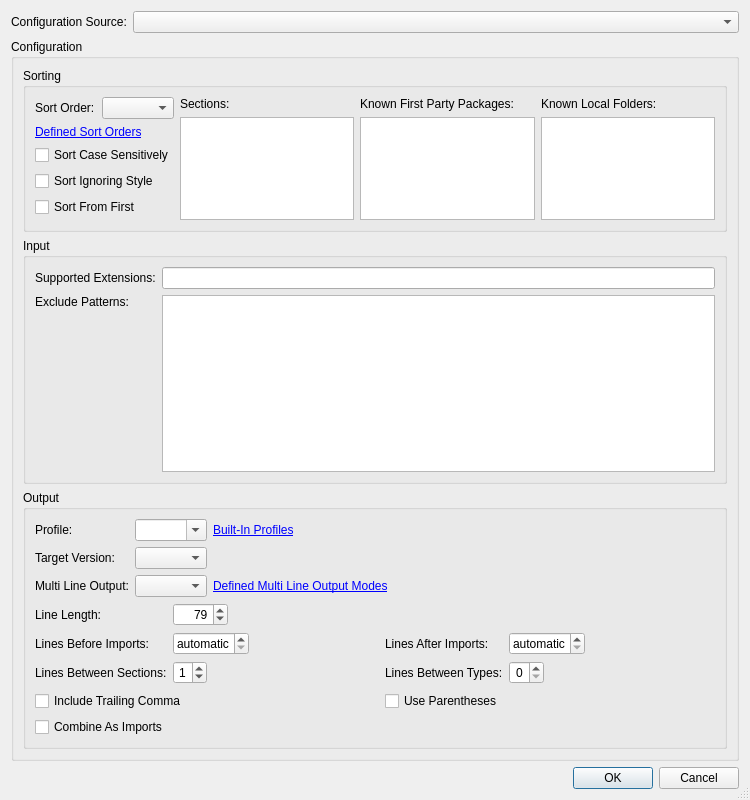
<?xml version="1.0" encoding="UTF-8"?>
<ui version="4.0">
 <class>IsortConfigurationDialog</class>
 <widget class="QDialog" name="IsortConfigurationDialog">
  <property name="geometry">
   <rect>
    <x>0</x>
    <y>0</y>
    <width>750</width>
    <height>800</height>
   </rect>
  </property>
  <property name="windowTitle">
   <string>isort Configuration</string>
  </property>
  <property name="sizeGripEnabled">
   <bool>true</bool>
  </property>
  <layout class="QVBoxLayout" name="verticalLayout_4">
   <item>
    <layout class="QHBoxLayout" name="horizontalLayout_3">
     <item>
      <widget class="QLabel" name="label">
       <property name="text">
        <string>Configuration Source:</string>
       </property>
      </widget>
     </item>
     <item>
      <widget class="QComboBox" name="sourceComboBox">
       <property name="sizePolicy">
        <sizepolicy hsizetype="Expanding" vsizetype="Fixed">
         <horstretch>0</horstretch>
         <verstretch>0</verstretch>
        </sizepolicy>
       </property>
       <property name="toolTip">
        <string>Select the configuration source.</string>
       </property>
      </widget>
     </item>
    </layout>
   </item>
   <item>
    <widget class="QGroupBox" name="configurationGroup">
     <property name="title">
      <string>Configuration</string>
     </property>
     <layout class="QVBoxLayout" name="verticalLayout_2">
      <item>
       <widget class="QGroupBox" name="groupBox_2">
        <property name="sizePolicy">
         <sizepolicy hsizetype="Preferred" vsizetype="Preferred">
          <horstretch>0</horstretch>
          <verstretch>2</verstretch>
         </sizepolicy>
        </property>
        <property name="title">
         <string>Sorting</string>
        </property>
        <layout class="QHBoxLayout" name="horizontalLayout_2">
         <item>
          <layout class="QVBoxLayout" name="verticalLayout_3">
           <item>
            <layout class="QHBoxLayout" name="horizontalLayout">
             <item>
              <widget class="QLabel" name="label_14">
               <property name="text">
                <string>Sort Order:</string>
               </property>
              </widget>
             </item>
             <item>
              <widget class="QComboBox" name="sortOrderComboBox">
               <property name="toolTip">
                <string>Select the sort order (empty for default).</string>
               </property>
              </widget>
             </item>
            </layout>
           </item>
           <item>
            <widget class="QLabel" name="label_15">
             <property name="sizePolicy">
              <sizepolicy hsizetype="Expanding" vsizetype="Preferred">
               <horstretch>0</horstretch>
               <verstretch>0</verstretch>
              </sizepolicy>
             </property>
             <property name="text">
              <string>&lt;a href=&quot;https://pycqa.github.io/isort/docs/configuration/options.html#sort-order&quot;&gt;Defined Sort Orders&lt;/a&gt;</string>
             </property>
             <property name="openExternalLinks">
              <bool>true</bool>
             </property>
            </widget>
           </item>
           <item>
            <widget class="QCheckBox" name="sortCaseSensitiveCheckBox">
             <property name="toolTip">
              <string>Select to sort imports observing the case.</string>
             </property>
             <property name="text">
              <string>Sort Case Sensitively</string>
             </property>
            </widget>
           </item>
           <item>
            <widget class="QCheckBox" name="sortIgnoreStyleCheckBox">
             <property name="toolTip">
              <string>Select to sort the imports by module, independent of import style</string>
             </property>
             <property name="text">
              <string>Sort Ignoring Style</string>
             </property>
            </widget>
           </item>
           <item>
            <widget class="QCheckBox" name="sortFromFirstCheckBox">
             <property name="toolTip">
              <string>Select to place from imports first then straight ones</string>
             </property>
             <property name="text">
              <string>Sort From First</string>
             </property>
            </widget>
           </item>
           <item>
            <spacer name="verticalSpacer">
             <property name="orientation">
              <enum>Qt::Orientation::Vertical</enum>
             </property>
             <property name="sizeHint" stdset="0">
              <size>
               <width>20</width>
               <height>13</height>
              </size>
             </property>
            </spacer>
           </item>
          </layout>
         </item>
         <item>
          <layout class="QGridLayout" name="gridLayout">
           <item row="0" column="0">
            <widget class="QLabel" name="label_10">
             <property name="text">
              <string>Sections:</string>
             </property>
             <property name="alignment">
              <set>Qt::AlignmentFlag::AlignLeading|Qt::AlignmentFlag::AlignLeft|Qt::AlignmentFlag::AlignTop</set>
             </property>
            </widget>
           </item>
           <item row="0" column="1">
            <widget class="QLabel" name="label_17">
             <property name="text">
              <string>Known First Party Packages:</string>
             </property>
            </widget>
           </item>
           <item row="0" column="2">
            <widget class="QLabel" name="label_18">
             <property name="text">
              <string>Known Local Folders:</string>
             </property>
            </widget>
           </item>
           <item row="1" column="0">
            <widget class="QPlainTextEdit" name="sectionsEdit">
             <property name="toolTip">
              <string>Enter the order of sections (one per line).</string>
             </property>
            </widget>
           </item>
           <item row="1" column="1">
            <widget class="QPlainTextEdit" name="firstPartyEdit">
             <property name="toolTip">
              <string>Enter the known first party package names (one per line).</string>
             </property>
            </widget>
           </item>
           <item row="1" column="2">
            <widget class="QPlainTextEdit" name="localFoldersEdit">
             <property name="toolTip">
              <string>Enter the known names of local packages (one per line).</string>
             </property>
            </widget>
           </item>
          </layout>
         </item>
        </layout>
       </widget>
      </item>
      <item>
       <widget class="QGroupBox" name="groupBox_3">
        <property name="sizePolicy">
         <sizepolicy hsizetype="Preferred" vsizetype="Preferred">
          <horstretch>0</horstretch>
          <verstretch>3</verstretch>
         </sizepolicy>
        </property>
        <property name="title">
         <string>Input</string>
        </property>
        <layout class="QGridLayout" name="gridLayout_5">
         <item row="0" column="0">
          <widget class="QLabel" name="label_16">
           <property name="text">
            <string>Supported Extensions:</string>
           </property>
          </widget>
         </item>
         <item row="0" column="1">
          <widget class="QLineEdit" name="extensionsEdit">
           <property name="toolTip">
            <string>Enter the supported extensions separated by space (empty for default).</string>
           </property>
           <property name="clearButtonEnabled">
            <bool>true</bool>
           </property>
          </widget>
         </item>
         <item row="1" column="0">
          <widget class="QLabel" name="label_11">
           <property name="text">
            <string>Exclude Patterns:</string>
           </property>
           <property name="alignment">
            <set>Qt::AlignmentFlag::AlignLeading|Qt::AlignmentFlag::AlignLeft|Qt::AlignmentFlag::AlignTop</set>
           </property>
          </widget>
         </item>
         <item row="1" column="1">
          <widget class="QPlainTextEdit" name="excludeEdit">
           <property name="toolTip">
            <string>Enter glob patterns for files to be skipped.</string>
           </property>
          </widget>
         </item>
        </layout>
       </widget>
      </item>
      <item>
       <widget class="QGroupBox" name="groupBox">
        <property name="title">
         <string>Output</string>
        </property>
        <layout class="QVBoxLayout" name="verticalLayout">
         <item>
          <layout class="QGridLayout" name="gridLayout_4">
           <item row="2" column="1">
            <widget class="QComboBox" name="multiLineComboBox">
             <property name="toolTip">
              <string>Select the type of multi line import statements (see isort documentation).</string>
             </property>
            </widget>
           </item>
           <item row="0" column="1">
            <widget class="QComboBox" name="profileComboBox">
             <property name="toolTip">
              <string>Enter a profile to be used (empty for none) (see isort documentation).</string>
             </property>
             <property name="editable">
              <bool>true</bool>
             </property>
            </widget>
           </item>
           <item row="1" column="0">
            <widget class="QLabel" name="label_3">
             <property name="text">
              <string>Target Version:</string>
             </property>
            </widget>
           </item>
           <item row="1" column="1">
            <widget class="QComboBox" name="pythonComboBox">
             <property name="toolTip">
              <string>Select the target Python version.</string>
             </property>
            </widget>
           </item>
           <item row="0" column="2">
            <widget class="QLabel" name="label_13">
             <property name="sizePolicy">
              <sizepolicy hsizetype="Expanding" vsizetype="Preferred">
               <horstretch>0</horstretch>
               <verstretch>0</verstretch>
              </sizepolicy>
             </property>
             <property name="text">
              <string>&lt;a href=&quot;https://pycqa.github.io/isort/docs/configuration/profiles.html&quot;&gt;Built-In Profiles&lt;/a&gt;</string>
             </property>
             <property name="openExternalLinks">
              <bool>true</bool>
             </property>
            </widget>
           </item>
           <item row="2" column="0">
            <widget class="QLabel" name="label_4">
             <property name="text">
              <string>Multi Line Output:</string>
             </property>
            </widget>
           </item>
           <item row="1" column="2">
            <spacer name="horizontalSpacer">
             <property name="orientation">
              <enum>Qt::Orientation::Horizontal</enum>
             </property>
             <property name="sizeHint" stdset="0">
              <size>
               <width>198</width>
               <height>20</height>
              </size>
             </property>
            </spacer>
           </item>
           <item row="0" column="0">
            <widget class="QLabel" name="label_2">
             <property name="text">
              <string>Profile:</string>
             </property>
            </widget>
           </item>
           <item row="2" column="2">
            <widget class="QLabel" name="label_12">
             <property name="sizePolicy">
              <sizepolicy hsizetype="Expanding" vsizetype="Preferred">
               <horstretch>0</horstretch>
               <verstretch>0</verstretch>
              </sizepolicy>
             </property>
             <property name="text">
              <string>&lt;a href=&quot;https://pycqa.github.io/isort/docs/configuration/multi_line_output_modes.html&quot;&gt;Defined Multi Line Output Modes&lt;/a&gt;</string>
             </property>
             <property name="openExternalLinks">
              <bool>true</bool>
             </property>
            </widget>
           </item>
          </layout>
         </item>
         <item>
          <layout class="QGridLayout" name="gridLayout_3">
           <item row="0" column="0">
            <widget class="QLabel" name="label_5">
             <property name="text">
              <string>Line Length:</string>
             </property>
            </widget>
           </item>
           <item row="0" column="1" colspan="2">
            <widget class="QSpinBox" name="lineLengthSpinBox">
             <property name="toolTip">
              <string>Enter the allowed maximum line length.</string>
             </property>
             <property name="alignment">
              <set>Qt::AlignmentFlag::AlignRight|Qt::AlignmentFlag::AlignTrailing|Qt::AlignmentFlag::AlignVCenter</set>
             </property>
             <property name="minimum">
              <number>70</number>
             </property>
             <property name="maximum">
              <number>120</number>
             </property>
             <property name="value">
              <number>79</number>
             </property>
            </widget>
           </item>
           <item row="0" column="3" colspan="6">
            <spacer name="horizontalSpacer_2">
             <property name="orientation">
              <enum>Qt::Orientation::Horizontal</enum>
             </property>
             <property name="sizeHint" stdset="0">
              <size>
               <width>388</width>
               <height>17</height>
              </size>
             </property>
            </spacer>
           </item>
           <item row="1" column="0">
            <widget class="QLabel" name="label_6">
             <property name="text">
              <string>Lines Before Imports:</string>
             </property>
            </widget>
           </item>
           <item row="1" column="1" colspan="3">
            <widget class="QSpinBox" name="linesBeforeImportsSpinBox">
             <property name="toolTip">
              <string>Enter the number of lines before import statements.</string>
             </property>
             <property name="alignment">
              <set>Qt::AlignmentFlag::AlignRight|Qt::AlignmentFlag::AlignTrailing|Qt::AlignmentFlag::AlignVCenter</set>
             </property>
             <property name="specialValueText">
              <string>automatic</string>
             </property>
             <property name="minimum">
              <number>-1</number>
             </property>
             <property name="maximum">
              <number>5</number>
             </property>
             <property name="value">
              <number>-1</number>
             </property>
            </widget>
           </item>
           <item row="1" column="4">
            <spacer name="horizontalSpacer_7">
             <property name="orientation">
              <enum>Qt::Orientation::Horizontal</enum>
             </property>
             <property name="sizeHint" stdset="0">
              <size>
               <width>40</width>
               <height>20</height>
              </size>
             </property>
            </spacer>
           </item>
           <item row="1" column="5">
            <widget class="QLabel" name="label_7">
             <property name="text">
              <string>Lines After Imports:</string>
             </property>
            </widget>
           </item>
           <item row="1" column="6" colspan="2">
            <widget class="QSpinBox" name="linesAfterImportsSpinBox">
             <property name="toolTip">
              <string>Enter the number of lines after import statements.</string>
             </property>
             <property name="alignment">
              <set>Qt::AlignmentFlag::AlignRight|Qt::AlignmentFlag::AlignTrailing|Qt::AlignmentFlag::AlignVCenter</set>
             </property>
             <property name="specialValueText">
              <string>automatic</string>
             </property>
             <property name="minimum">
              <number>-1</number>
             </property>
             <property name="maximum">
              <number>120</number>
             </property>
             <property name="value">
              <number>-1</number>
             </property>
            </widget>
           </item>
           <item row="1" column="8">
            <spacer name="horizontalSpacer_8">
             <property name="orientation">
              <enum>Qt::Orientation::Horizontal</enum>
             </property>
             <property name="sizeHint" stdset="0">
              <size>
               <width>40</width>
               <height>20</height>
              </size>
             </property>
            </spacer>
           </item>
           <item row="2" column="0">
            <widget class="QLabel" name="label_8">
             <property name="text">
              <string>Lines Between Sections:</string>
             </property>
            </widget>
           </item>
           <item row="2" column="1">
            <widget class="QSpinBox" name="linesBetweenSectionsSpinBox">
             <property name="toolTip">
              <string>Enter the number of lines between import sections.</string>
             </property>
             <property name="alignment">
              <set>Qt::AlignmentFlag::AlignRight|Qt::AlignmentFlag::AlignTrailing|Qt::AlignmentFlag::AlignVCenter</set>
             </property>
             <property name="minimum">
              <number>0</number>
             </property>
             <property name="maximum">
              <number>5</number>
             </property>
             <property name="value">
              <number>1</number>
             </property>
            </widget>
           </item>
           <item row="2" column="2" colspan="3">
            <spacer name="horizontalSpacer_9">
             <property name="orientation">
              <enum>Qt::Orientation::Horizontal</enum>
             </property>
             <property name="sizeHint" stdset="0">
              <size>
               <width>88</width>
               <height>20</height>
              </size>
             </property>
            </spacer>
           </item>
           <item row="2" column="5">
            <widget class="QLabel" name="label_9">
             <property name="text">
              <string>Lines Between Types:</string>
             </property>
            </widget>
           </item>
           <item row="2" column="6">
            <widget class="QSpinBox" name="linesBetweenTypesSpinBox">
             <property name="toolTip">
              <string>Enter the number of lines between import types.</string>
             </property>
             <property name="alignment">
              <set>Qt::AlignmentFlag::AlignRight|Qt::AlignmentFlag::AlignTrailing|Qt::AlignmentFlag::AlignVCenter</set>
             </property>
             <property name="minimum">
              <number>0</number>
             </property>
             <property name="maximum">
              <number>5</number>
             </property>
             <property name="value">
              <number>0</number>
             </property>
            </widget>
           </item>
           <item row="2" column="7" colspan="2">
            <spacer name="horizontalSpacer_3">
             <property name="orientation">
              <enum>Qt::Orientation::Horizontal</enum>
             </property>
             <property name="sizeHint" stdset="0">
              <size>
               <width>88</width>
               <height>24</height>
              </size>
             </property>
            </spacer>
           </item>
           <item row="3" column="0" colspan="5">
            <widget class="QCheckBox" name="trailingCommaCheckBox">
             <property name="toolTip">
              <string>Select to include a trailing comma.</string>
             </property>
             <property name="text">
              <string>Include Trailing Comma</string>
             </property>
            </widget>
           </item>
           <item row="3" column="5" colspan="4">
            <widget class="QCheckBox" name="parenthesesCheckBox">
             <property name="toolTip">
              <string>Select for parenthesized import statements.</string>
             </property>
             <property name="text">
              <string>Use Parentheses</string>
             </property>
            </widget>
           </item>
           <item row="4" column="0" colspan="5">
            <widget class="QCheckBox" name="combineAsCheckBox">
             <property name="toolTip">
              <string>Select to combine as imports on the same line.</string>
             </property>
             <property name="text">
              <string>Combine As Imports</string>
             </property>
            </widget>
           </item>
          </layout>
         </item>
        </layout>
       </widget>
      </item>
     </layout>
    </widget>
   </item>
   <item>
    <widget class="QDialogButtonBox" name="buttonBox">
     <property name="orientation">
      <enum>Qt::Orientation::Horizontal</enum>
     </property>
     <property name="standardButtons">
      <set>QDialogButtonBox::StandardButton::Cancel|QDialogButtonBox::StandardButton::Ok</set>
     </property>
    </widget>
   </item>
  </layout>
 </widget>
 <tabstops>
  <tabstop>sourceComboBox</tabstop>
  <tabstop>sortOrderComboBox</tabstop>
  <tabstop>sortCaseSensitiveCheckBox</tabstop>
  <tabstop>sortIgnoreStyleCheckBox</tabstop>
  <tabstop>sortFromFirstCheckBox</tabstop>
  <tabstop>sectionsEdit</tabstop>
  <tabstop>firstPartyEdit</tabstop>
  <tabstop>localFoldersEdit</tabstop>
  <tabstop>extensionsEdit</tabstop>
  <tabstop>excludeEdit</tabstop>
  <tabstop>profileComboBox</tabstop>
  <tabstop>pythonComboBox</tabstop>
  <tabstop>multiLineComboBox</tabstop>
  <tabstop>lineLengthSpinBox</tabstop>
  <tabstop>linesBeforeImportsSpinBox</tabstop>
  <tabstop>linesAfterImportsSpinBox</tabstop>
  <tabstop>linesBetweenSectionsSpinBox</tabstop>
  <tabstop>linesBetweenTypesSpinBox</tabstop>
  <tabstop>trailingCommaCheckBox</tabstop>
  <tabstop>parenthesesCheckBox</tabstop>
  <tabstop>combineAsCheckBox</tabstop>
 </tabstops>
 <resources/>
 <connections>
  <connection>
   <sender>buttonBox</sender>
   <signal>accepted()</signal>
   <receiver>IsortConfigurationDialog</receiver>
   <slot>accept()</slot>
   <hints>
    <hint type="sourcelabel">
     <x>353</x>
     <y>453</y>
    </hint>
    <hint type="destinationlabel">
     <x>376</x>
     <y>371</y>
    </hint>
   </hints>
  </connection>
  <connection>
   <sender>buttonBox</sender>
   <signal>rejected()</signal>
   <receiver>IsortConfigurationDialog</receiver>
   <slot>reject()</slot>
   <hints>
    <hint type="sourcelabel">
     <x>166</x>
     <y>452</y>
    </hint>
    <hint type="destinationlabel">
     <x>186</x>
     <y>365</y>
    </hint>
   </hints>
  </connection>
 </connections>
</ui>
